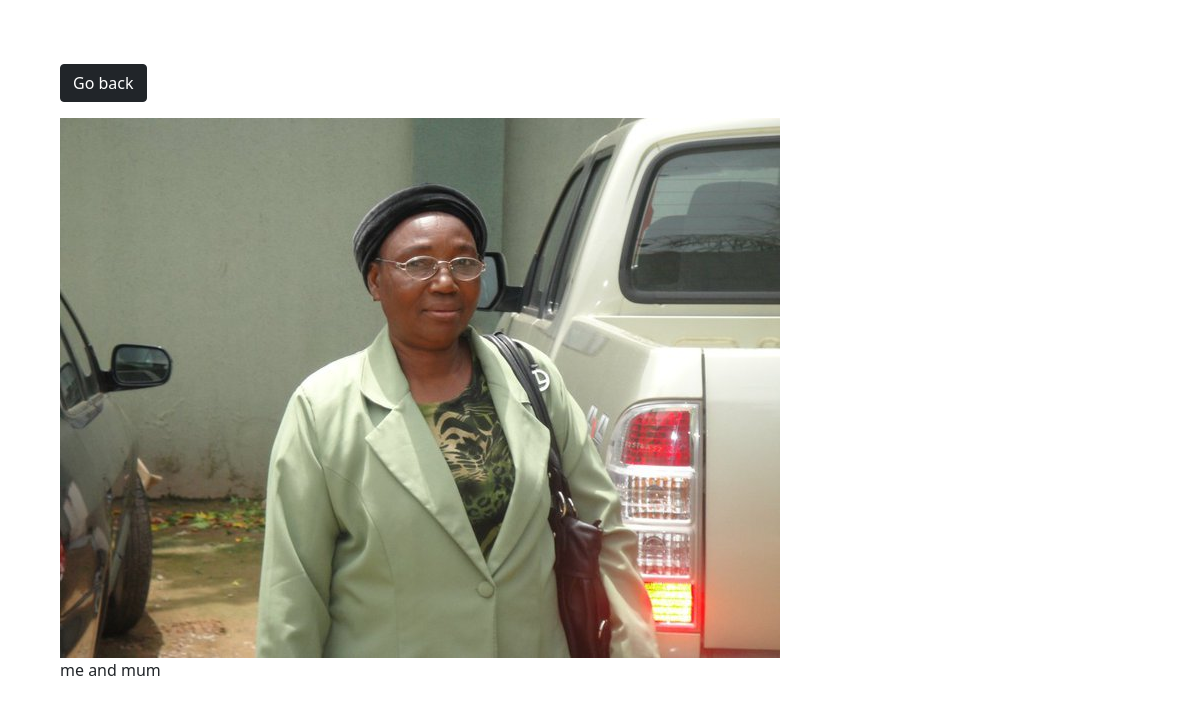
Screenshot of /pix/5/ with the database file from the repository.
### pix/models.py (models this page shows, shortened)
class Pix(models.Model):
    category = models.ForeignKey(Category,on_delete=models.SET_NULL,null=True,blank=True)
    image = models.ImageField(null=False,blank=False)
    description = models.TextField()

### pix/views.py (the view)
# urls.py: path('pix/<str:pk>/',views.viewPix,name='pix'),
def viewPix(request,pk):
    pix = Pix.objects.get(id=pk)
    return render(request,'pix/pix.html',{'pix':pix})

### pix/templates/pix/pix.html (shortened to what this page needs)
<!DOCTYPE html>
<html lang="en">
<head>
    <link href="https://cdn.jsdelivr.net/npm/bootstrap@5.0.0-beta1/dist/css/bootstrap.min.css" rel="stylesheet">
</head>
<body class="m-5">
    <div class="container">
        <div class="row justify-content-center">
            <div class="col">
                <a href="{% url 'gallery' %}" class="btn btn-dark my-3">Go back</a>
                <div style="height: 90vh;">
                    <img style="max-width:100% ;max-height:100%" src="{{pix.image.url}}" alt="">
                    <p>{{pix.description}}</p>
                </div>
            </div>
        </div>
    </div>
</body>
</html>

### rows the page displays
Pix: image (picture), description "me and mum"
